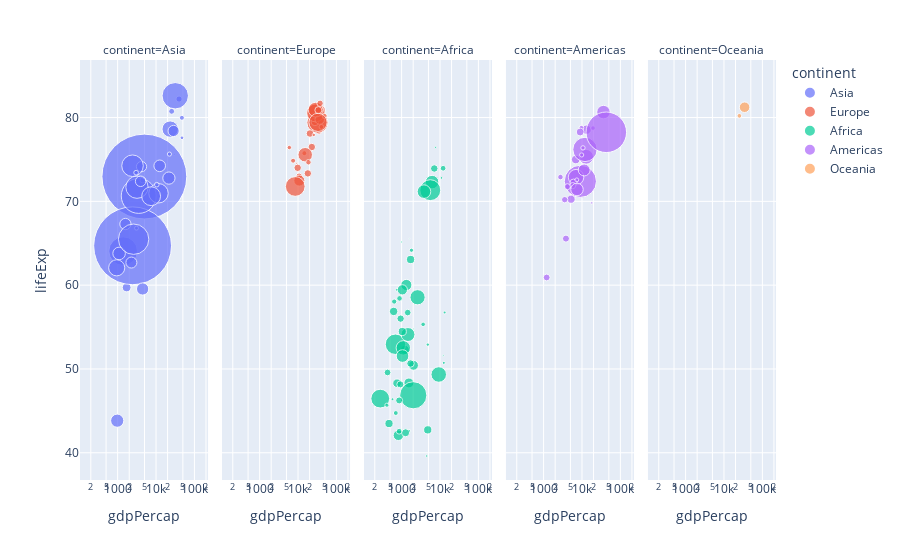

The code cell stored with this chart in its notebook:
### Code cell
gapminder2007 = gapminder.query('year == 2007')

fig=px.scatter(gapminder2007, x='gdpPercap',y='lifeExp',color='continent',
               size='pop', size_max=60, hover_name='country', facet_col='continent',log_x=True )
fig.show()

### Figure 1 — Plotly figure (JSON) as saved in the notebook; plotly's stock layout.template omitted (floating-point values rounded to 4 significant figures)
{"data": [{"hovertemplate": "<b>%{hovertext}</b><br><br>continent=Asia<br>gdpPercap=%{x}<br>lifeExp=%{y}<br>pop=%{marker.size}<extra></extra>", "hovertext": ["Afghanistan", "Bahrain", "Bangladesh", "Cambodia", "China", "Hong Kong, China", "India", "Indonesia", "Iran", "Iraq", "Israel", "Japan", "Jordan", "Korea, Dem. Rep.", "Korea, Rep.", "Kuwait", "Lebanon", "Malaysia", "Mongolia", "Myanmar", "Nepal", "Oman", "Pakistan", "Philippines", "Saudi Arabia", "Singapore", "Sri Lanka", "Syria", "Taiwan", "Thailand", "Vietnam", "West Bank and Gaza", "Yemen, Rep."], "legendgroup": "Asia", "marker": {"color": "#636efa", "size": [31889923, 708573, 150448339, 14131858, 1318683096, 6980412, 1110396331, 223547000, 69453570, 27499638, 6426679, 127467972, 6053193, 23301725, 49044790, 2505559, 3921278, 24821286, 2874127, 47761980, 28901790, 3204897, 169270617, 91077287, 27601038, 4553009, 20378239, 19314747, 23174294, 65068149, 85262356, 4018332, 22211743], "sizemode": "area", "sizeref": 366300.0, "symbol": "circle"}, "mode": "markers", "name": "Asia", "orientation": "v", "showlegend": true, "type": "scatter", "x": [974.6, 29800.0, 1391.0, 1714.0, 4959.0, 39720.0, 2452.0, 3541.0, 11610.0, 4471.0, 25520.0, 31660.0, 4519.0, 1593.0, 23350.0, 47310.0, 10460.0, 12450.0, 3096.0, 944, 1091.0, 22320.0, 2606.0, 3190.0, 21650.0, 47140.0, 3970.0, 4185.0, 28720.0, 7458.0, 2442.0, 3025.0, 2281.0], "xaxis": "x", "y": [43.83, 75.64, 64.06, 59.72, 72.96, 82.21, 64.7, 70.65, 70.96, 59.55, 80.75, 82.6, 72.53, 67.3, 78.62, 77.59, 71.99, 74.24, 66.8, 62.07, 63.78, 75.64, 65.48, 71.69, 72.78, 79.97, 72.4, 74.14, 78.4, 70.62, 74.25, 73.42, 62.7], "yaxis": "y"}, {"hovertemplate": "<b>%{hovertext}</b><br><br>continent=Europe<br>gdpPercap=%{x}<br>lifeExp=%{y}<br>pop=%{marker.size}<extra></extra>", "hovertext": ["Albania", "Austria", "Belgium", "Bosnia and Herzegovina", "Bulgaria", "Croatia", "Czech Republic", "Denmark", "Finland", "France", "Germany", "Greece", "Hungary", "Iceland", "Ireland", "Italy", "Montenegro", "Netherlands", "Norway", "Poland", "Portugal", "Romania", "Serbia", "Slovak Republic", "Slovenia", "Spain", "Sweden", "Switzerland", "Turkey", "United Kingdom"], "legendgroup": "Europe", "marker": {"color": "#EF553B", "size": [3600523, 8199783, 10392226, 4552198, 7322858, 4493312, 10228744, 5468120, 5238460, 61083916, 82400996, 10706290, 9956108, 301931, 4109086, 58147733, 684736, 16570613, 4627926, 38518241, 10642836, 22276056, 10150265, 5447502, 2009245, 40448191, 9031088, 7554661, 71158647, 60776238], "sizemode": "area", "sizeref": 366300.0, "symbol": "circle"}, "mode": "markers", "name": "Europe", "orientation": "v", "showlegend": true, "type": "scatter", "x": [5937.0, 36130.0, 33690.0, 7446.0, 10680.0, 14620.0, 22830.0, 35280.0, 33210.0, 30470.0, 32170.0, 27540.0, 18010.0, 36180.0, 40680.0, 28570.0, 9254.0, 36800.0, 49360.0, 15390.0, 20510.0, 10810.0, 9787.0, 18680.0, 25770.0, 28820.0, 33860.0, 37510.0, 8458.0, 33200.0], "xaxis": "x2", "y": [76.42, 79.83, 79.44, 74.85, 73.0, 75.75, 76.49, 78.33, 79.31, 80.66, 79.41, 79.48, 73.34, 81.76, 78.89, 80.55, 74.54, 79.76, 80.2, 75.56, 78.1, 72.48, 74.0, 74.66, 77.93, 80.94, 80.88, 81.7, 71.78, 79.42], "yaxis": "y2"}, {"hovertemplate": "<b>%{hovertext}</b><br><br>continent=Africa<br>gdpPercap=%{x}<br>lifeExp=%{y}<br>pop=%{marker.size}<extra></extra>", "hovertext": ["Algeria", "Angola", "Benin", "Botswana", "Burkina Faso", "Burundi", "Cameroon", "Central African Republic", "Chad", "Comoros", "Congo, Dem. Rep.", "Congo, Rep.", "Cote d'Ivoire", "Djibouti", "Egypt", "Equatorial Guinea", "Eritrea", "Ethiopia", "Gabon", "Gambia", "Ghana", "Guinea", "Guinea-Bissau", "Kenya", "Lesotho", "Liberia", "Libya", "Madagascar", "Malawi", "Mali", "Mauritania", "Mauritius", "Morocco", "Mozambique", "Namibia", "Niger", "Nigeria", "Reunion", "Rwanda", "Sao Tome and Principe", "Senegal", "Sierra Leone", "Somalia", "South Africa", "Sudan", "Swaziland", "Tanzania", "Togo", "Tunisia", "Uganda", "Zambia", "Zimbabwe"], "legendgroup": "Africa", "marker": {"color": "#00cc96", "size": [33333216, 12420476, 8078314, 1639131, 14326203, 8390505, 17696293, 4369038, 10238807, 710960, 64606759, 3800610, 18013409, 496374, 80264543, 551201, 4906585, 76511887, 1454867, 1688359, 22873338, 9947814, 1472041, 35610177, 2012649, 3193942, 6036914, 19167654, 13327079, 12031795, 3270065, 1250882, 33757175, 19951656, 2055080, 12894865, 135031164, 798094, 8860588, 199579, 12267493, 6144562, 9118773, 43997828, 42292929, 1133066, 38139640, 5701579, 10276158, 29170398, 11746035, 12311143], "sizemode": "area", "sizeref": 366300.0, "symbol": "circle"}, "mode": "markers", "name": "Africa", "orientation": "v", "showlegend": true, "type": "scatter", "x": [6223.0, 4797.0, 1441.0, 12570.0, 1217.0, 430.1, 2042.0, 706.0, 1704.0, 986.1, 277.6, 3633.0, 1545.0, 2082.0, 5581.0, 12150.0, 641.4, 690.8, 13210.0, 752.7, 1328.0, 942.7, 579.2, 1463.0, 1569.0, 414.5, 12060.0, 1045.0, 759.3, 1043.0, 1803.0, 10960.0, 3820.0, 823.7, 4811.0, 619.7, 2014.0, 7670.0, 863.1, 1598.0, 1712.0, 862.5, 926.1, 9270.0, 2602.0, 4513.0, 1107.0, 883.0, 7093.0, 1056.0, 1271.0, 469.7], "xaxis": "x3", "y": [72.3, 42.73, 56.73, 50.73, 52.3, 49.58, 50.43, 44.74, 50.65, 65.15, 46.46, 55.32, 48.33, 54.79, 71.34, 51.58, 58.04, 52.95, 56.73, 59.45, 60.02, 56.01, 46.39, 54.11, 42.59, 45.68, 73.95, 59.44, 48.3, 54.47, 64.16, 72.8, 71.16, 42.08, 52.91, 56.87, 46.86, 76.44, 46.24, 65.53, 63.06, 42.57, 48.16, 49.34, 58.56, 39.61, 52.52, 58.42, 73.92, 51.54, 42.38, 43.49], "yaxis": "y3"}, {"hovertemplate": "<b>%{hovertext}</b><br><br>continent=Americas<br>gdpPercap=%{x}<br>lifeExp=%{y}<br>pop=%{marker.size}<extra></extra>", "hovertext": ["Argentina", "Bolivia", "Brazil", "Canada", "Chile", "Colombia", "Costa Rica", "Cuba", "Dominican Republic", "Ecuador", "El Salvador", "Guatemala", "Haiti", "Honduras", "Jamaica", "Mexico", "Nicaragua", "Panama", "Paraguay", "Peru", "Puerto Rico", "Trinidad and Tobago", "United States", "Uruguay", "Venezuela"], "legendgroup": "Americas", "marker": {"color": "#ab63fa", "size": [40301927, 9119152, 190010647, 33390141, 16284741, 44227550, 4133884, 11416987, 9319622, 13755680, 6939688, 12572928, 8502814, 7483763, 2780132, 108700891, 5675356, 3242173, 6667147, 28674757, 3942491, 1056608, 301139947, 3447496, 26084662], "sizemode": "area", "sizeref": 366300.0, "symbol": "circle"}, "mode": "markers", "name": "Americas", "orientation": "v", "showlegend": true, "type": "scatter", "x": [12780.0, 3822.0, 9066.0, 36320.0, 13170.0, 7007.0, 9645.0, 8948.0, 6025.0, 6873.0, 5728.0, 5186.0, 1202.0, 3548.0, 7321.0, 11980.0, 2749.0, 9809.0, 4173.0, 7409.0, 19330.0, 18010.0, 42950.0, 10610.0, 11420.0], "xaxis": "x4", "y": [75.32, 65.55, 72.39, 80.65, 78.55, 72.89, 78.78, 78.27, 72.23, 74.99, 71.88, 70.26, 60.92, 70.2, 72.57, 76.19, 72.9, 75.54, 71.75, 71.42, 78.75, 69.82, 78.24, 76.38, 73.75], "yaxis": "y4"}, {"hovertemplate": "<b>%{hovertext}</b><br><br>continent=Oceania<br>gdpPercap=%{x}<br>lifeExp=%{y}<br>pop=%{marker.size}<extra></extra>", "hovertext": ["Australia", "New Zealand"], "legendgroup": "Oceania", "marker": {"color": "#FFA15A", "size": [20434176, 4115771], "sizemode": "area", "sizeref": 366300.0, "symbol": "circle"}, "mode": "markers", "name": "Oceania", "orientation": "v", "showlegend": true, "type": "scatter", "x": [34440.0, 25190.0], "xaxis": "x5", "y": [81.23, 80.2], "yaxis": "y5"}], "layout": {"annotations": [{"font": {}, "showarrow": false, "text": "continent=Asia", "x": 0.092, "xanchor": "center", "xref": "paper", "y": 1, "yanchor": "bottom", "yref": "paper"}, {"font": {}, "showarrow": false, "text": "continent=Europe", "x": 0.296, "xanchor": "center", "xref": "paper", "y": 1, "yanchor": "bottom", "yref": "paper"}, {"font": {}, "showarrow": false, "text": "continent=Africa", "x": 0.5, "xanchor": "center", "xref": "paper", "y": 1, "yanchor": "bottom", "yref": "paper"}, {"font": {}, "showarrow": false, "text": "continent=Americas", "x": 0.704, "xanchor": "center", "xref": "paper", "y": 1, "yanchor": "bottom", "yref": "paper"}, {"font": {}, "showarrow": false, "text": "continent=Oceania", "x": 0.908, "xanchor": "center", "xref": "paper", "y": 1, "yanchor": "bottom", "yref": "paper"}], "autosize": true, "legend": {"itemsizing": "constant", "title": {"text": "continent"}, "tracegroupgap": 0}, "margin": {"t": 60}, "xaxis": {"anchor": "y", "autorange": true, "domain": [0, 0.184], "range": [0.8973, 6.054], "title": {"text": "gdpPercap"}, "type": "log"}, "xaxis2": {"anchor": "y2", "autorange": true, "domain": [0.204, 0.388], "matches": "x", "range": [0.8973, 6.054], "title": {"text": "gdpPercap"}, "type": "log"}, "xaxis3": {"anchor": "y3", "autorange": true, "domain": [0.408, 0.592], "matches": "x", "range": [0.8973, 6.054], "title": {"text": "gdpPercap"}, "type": "log"}, "xaxis4": {"anchor": "y4", "autorange": true, "domain": [0.612, 0.796], "matches": "x", "range": [0.8973, 6.054], "title": {"text": "gdpPercap"}, "type": "log"}, "xaxis5": {"anchor": "y5", "autorange": true, "domain": [0.816, 1], "matches": "x", "range": [0.8973, 6.054], "title": {"text": "gdpPercap"}, "type": "log"}, "yaxis": {"anchor": "x", "autorange": true, "domain": [0, 1], "range": [36.27, 88.74], "title": {"text": "lifeExp"}, "type": "linear"}, "yaxis2": {"anchor": "x2", "autorange": true, "domain": [0, 1], "matches": "y", "range": [36.27, 88.74], "showticklabels": false, "type": "linear"}, "yaxis3": {"anchor": "x3", "autorange": true, "domain": [0, 1], "matches": "y", "range": [36.27, 88.74], "showticklabels": false, "type": "linear"}, "yaxis4": {"anchor": "x4", "autorange": true, "domain": [0, 1], "matches": "y", "range": [36.27, 88.74], "showticklabels": false, "type": "linear"}, "yaxis5": {"anchor": "x5", "autorange": true, "domain": [0, 1], "matches": "y", "range": [36.27, 88.74], "showticklabels": false, "type": "linear"}}}
